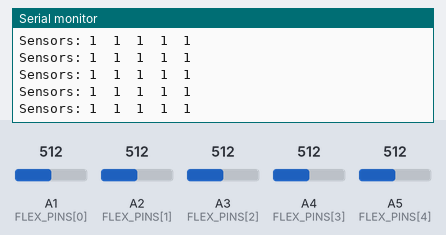
A sketch run on a simulated Arduino Uno, built with avr-gcc and run on an emulated ATmega328P. Shown: the last lines printed to the serial monitor. The test bench sets the inputs (shaded band); at power-on: A1 (FLEX_PINS[0]) = 512, A2 (FLEX_PINS[1]) = 512, A3 (FLEX_PINS[2]) = 512, A4 (FLEX_PINS[3]) = 512, A5 (FLEX_PINS[4]) = 512. No radio packets arrive unless stated.

Above: at 1.2 s.
1.3 s: A1 (FLEX_PINS[0]) set to 535
8.8 s: A2 (FLEX_PINS[1]) set to 692
At 8.85 s:
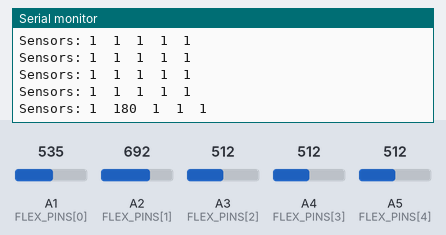
10.3 s: A2 (FLEX_PINS[1]) set to 665
At 10.34 s:
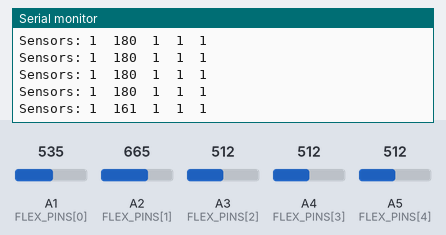
Timing chart, 0 to 13.3 s (numbered marks = the images above; inputs shaded):
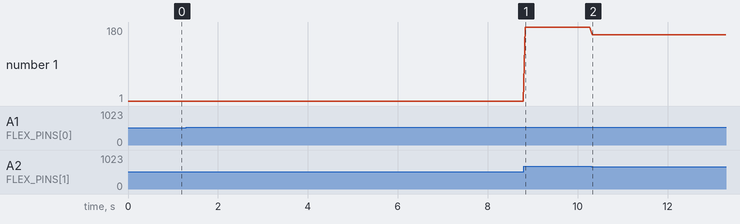

Measured:
- after the input at 8.8 s, the serial monitor: prints a new line at once (image 1)
- after the input at 10.3 s, the serial monitor: prints a new line at once (image 2)
- plotted number 1: 1 → 180 after the input at 8.8 s, 180 → 161 after the input at 10.3 s

The sketch:

transmitter.ino
```cpp
#include <SPI.h>
#include <nRF24L01.h>
#include <RF24.h>

RF24 radio(9, 10);

const byte address[][6] = {"1Node", "2Node", "3Node", "4Node", "5Node", "6Node"};

const int FLEX_PINS[5] = {A1, A2, A3, A4, A5};

// TODO: Replace with real values from test_sensors.ino
// Bend each finger flat and fully bent, record the Serial Monitor values
const int FLEX_MIN[5] = {535, 535, 535, 535, 535}; // flat (unflexed)
const int FLEX_MAX[5] = {680, 680, 680, 680, 710}; // fully bent

int msg[5];

void setup() {
    Serial.begin(9600);

    radio.begin();
    radio.setAutoAck(true);
    radio.setRetries(3, 15);
    radio.enableAckPayload();
    radio.setPayloadSize(sizeof(msg));
    radio.openWritingPipe(address[0]);
    radio.setChannel(0x60);
    radio.setPALevel(RF24_PA_MAX);
    radio.setDataRate(RF24_250KBPS);
    radio.powerUp();
    radio.stopListening();
}

void loop() {
    for (int i = 0; i < 5; i++) {
        int raw = analogRead(FLEX_PINS[i]);
        msg[i] = constrain(map(raw, FLEX_MIN[i], FLEX_MAX[i], 1, 180), 1, 180);
    }

    Serial.print("Sensors: ");
    for (int i = 0; i < 5; i++) {
        Serial.print(msg[i]);
        Serial.print("\t");
    }
    Serial.println();

    radio.write(&msg, sizeof(msg));
    delay(50);
}
```
